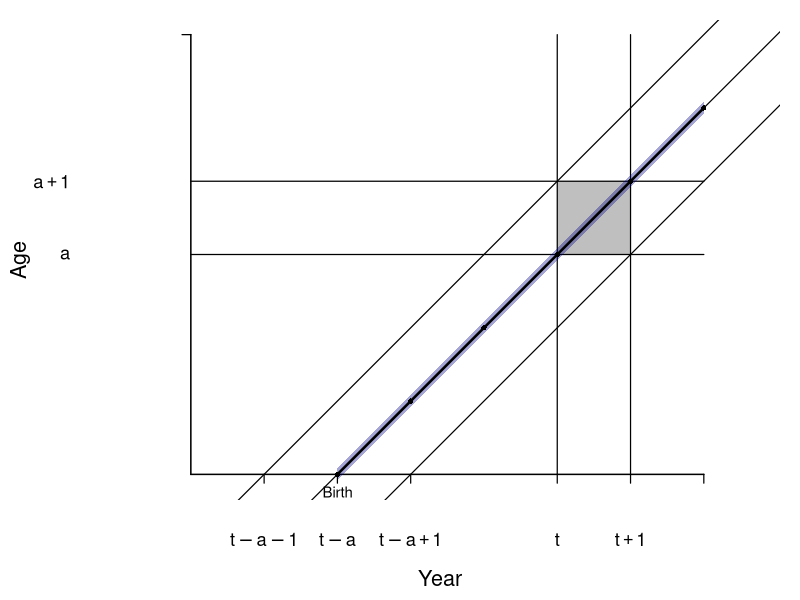
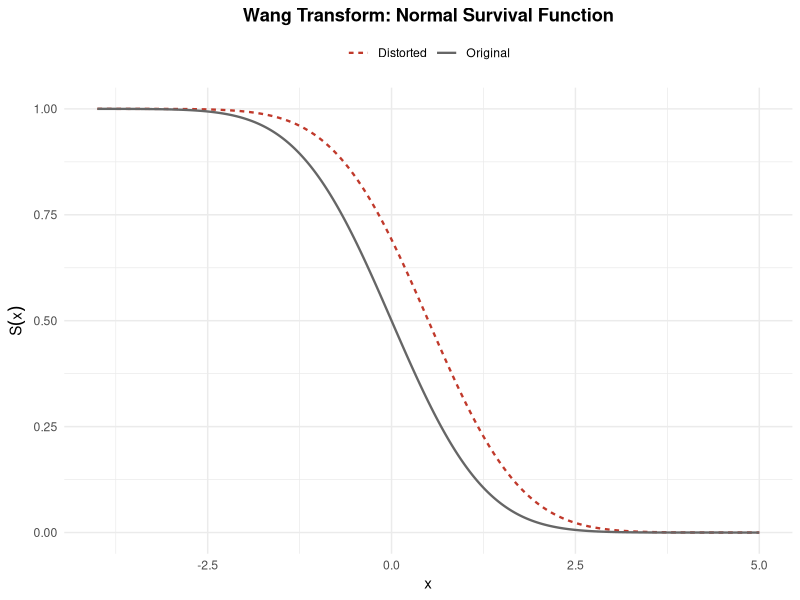
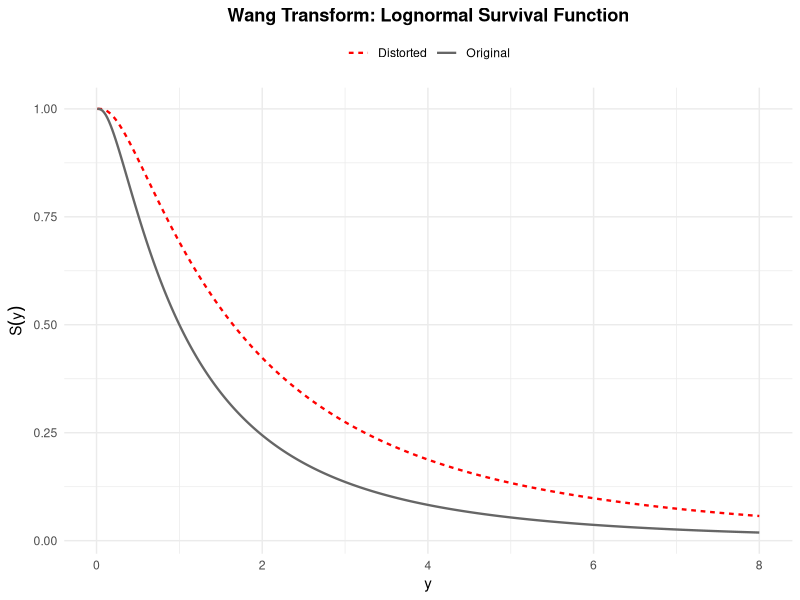
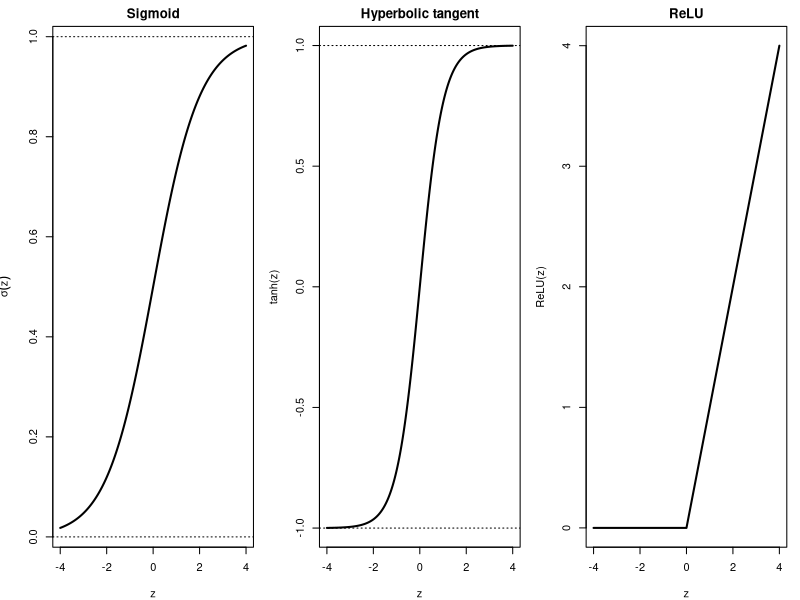

These figures' R source, in order:
# Thesis plots
# PLOT: Wang transform distributional results 
library(ggplot2)
#parameters that are changed to produced the different 3 plots 
mu<-0
sigma<-1
alpha<-0.5
x<-seq(-4,5,length.out=400)

# Normal distribution 
S_orig<-1-pnorm(x,mean=mu,sd=sigma)
S_dist<-1-pnorm(x,mean=mu+alpha*sigma,sd=sigma)

df_norm<-data.frame(
  x=rep(x,2),
  S=c(S_orig,S_dist),
  Distribution=rep(c("Original","Distorted"),each=length(x))
)

p_norm<-ggplot(df_norm,aes(x,S,colour=Distribution,linetype=Distribution))+
  geom_line(linewidth=0.8)+
  scale_colour_manual(values=c("Original"="grey40","Distorted"="#C0392B"))+
  scale_linetype_manual(values=c("Original"="solid","Distorted"="22"))+
  labs(x="x",y=expression(S(x)),title="Wang Transform: Normal Survival Function")+
  theme_minimal(base_size=11)+
  theme(
    legend.title=element_blank(),
    legend.position="top",
    plot.title=element_text(hjust=0.5,face="bold")
  )

ggsave("wang_normal.pdf",p_norm,width=5.5,height=3.6)

# log_Normal distribution 
y<-seq(0.01,8,length.out=400)
S_orig_ln<-1-plnorm(y,meanlog=mu,sdlog=sigma)
S_dist_ln<-1-plnorm(y,meanlog=mu+alpha*sigma,sdlog=sigma)

df_ln<-data.frame(
  y=rep(y,2),
  S=c(S_orig_ln,S_dist_ln),
  Distribution=rep(c("Original","Distorted"),each=length(y))
)

p_ln<-ggplot(df_ln,aes(y,S,colour=Distribution,linetype=Distribution))+
  geom_line(linewidth=0.8)+
  scale_colour_manual(values=c("Original"="grey40","Distorted"="red"))+
  scale_linetype_manual(values=c("Original"="solid","Distorted"="22"))+
  labs(x="y",y=expression(S(y)),title="Wang Transform: Lognormal Survival Function")+
  theme_minimal(base_size=11)+
  theme(
    legend.title=element_blank(),
    legend.position="top",
    plot.title=element_text(hjust=0.5,face="bold")
  )

ggsave("wang_lognormal.pdf",p_ln,width=5.5,height=3.6)


# PLOT: lexis diagram 
par(mfrow = c(1,1))
a<- 3
t<- 6
x_min <- t-a-2
x_max <- t+2
y_min <- 0
y_max <- a+3
old_par <- par(
  mar = c(5,5,1,1),
  xaxs = "i",
  yaxs = "i")
plot(
  NA,
  xlim = c(x_min - 0.4,x_max + 0.2),
  ylim = c(-0.35,y_max + 0.2),
  axes = FALSE,
  xlab = "",
  ylab = "",
  asp = 1)
rect(
  xleft= t,
  ybottom= a,
  xright= t + 1,
  ytop= a + 1,
  col= "grey75",
  border= NA)
segments(
  x0=x_min,
  y0=0,
  x1=x_max,
  y1=0,
  lwd=1.5,
  xpd=NA)
segments(
  x0=x_min,
  y0=0,
  x1=x_min,
  y1=y_max,
  lwd=1.5,
  xpd=NA)
segments(
  x0=x_min,
  y0=a,
  x1=x_max,
  y1=a,
  lwd=1.2)
segments(
  x0=x_min,
  y0=a + 1,
  x1=x_max,
  y1=a + 1,
  lwd=1.2)
segments(
  x0=t,
  y0=0,
  x1=t,
  y1=y_max,
  lwd=1.2)
segments(
  x0=t + 1,
  y0=0,
  x1=t + 1,
  y1=y_max,
  lwd=1.2)

cohorts<- c(t-a-1,t-a,t-a+1)
for (cohort in cohorts){
  abline(a = -cohort,b = 1,lwd = 1.2)
}

birth_year<- t-a
person_ages<- 0:(a + 2)
person_years<-birth_year + person_ages

shade_width <- 0.08
polygon(
  x = c(person_years,rev(person_years)),
  y = c(person_ages - shade_width,rev(person_ages + shade_width)),
  col = adjustcolor("darkblue", alpha.f = 0.35),border = NA)

lines(person_years,person_ages,lwd = 2.5)
points(person_years,person_ages,pch = 16,cex = 0.7)

text(birth_year,0,
  labels = "Birth",pos = 1,offset = 0.7,xpd = TRUE,cex = 0.9)

x_ticks <- c(t - a - 1,t - a,t - a + 1,t,t + 1)

segments(
  x0=x_ticks,
  y0=0,
  x1=x_ticks,
  y1=-0.12,
  lwd=1.2,
  xpd=NA)

segments(
  x0=x_max,
  y0=0,
  x1=x_max,
  y1=-0.12,
  lwd=1.2,
  xpd=NA)

segments(
  x0= x_min - 0.12,
  y0=y_max,
  x1=x_min,
  y1=y_max,
  lwd=1.2,
  xpd=NA)

axis(
  side = 1,
  at = c(t - a - 1,t - a,t - a + 1,t,t + 1),
  labels = c(expression(t - a - 1),expression(t - a),expression(t - a + 1),expression(t),expression(t + 1)),
  tick = FALSE,line = 0.5,cex.axis = 1.1)

axis(side = 2,
  at = c(a, a + 1),
  labels = c(expression(a),expression(a + 1)),
  las = 1,
  tick = FALSE,line = 0.5,cex.axis = 1.1)

mtext("Year",side = 1,line = 3.5,cex = 1.3)
mtext("Age",side = 2,line = 3.5,cex = 1.3)
par(old_par)

# PLOT: Simplified representation of the LSTM cell 
pdf("activation_functions.pdf", width = 9, height = 3)
par(mfrow = c(1, 3), mar = c(4, 4, 2, 1))
z <- seq(-4, 4, 0.01)
plot(z, 1/(1 + exp(-z)), type = "l", lwd = 2, ylab = expression(sigma(z)), main = "Sigmoid")
abline(h = c(0, 1), lty = 3)
plot(z, tanh(z), type = "l", lwd = 2, ylab = "tanh(z)", main = "Hyperbolic tangent")
abline(h = c(-1, 1), lty = 3)
plot(z, pmax(0, z), type = "l", lwd = 2, ylab = "ReLU(z)", main = "ReLU")
dev.off()
